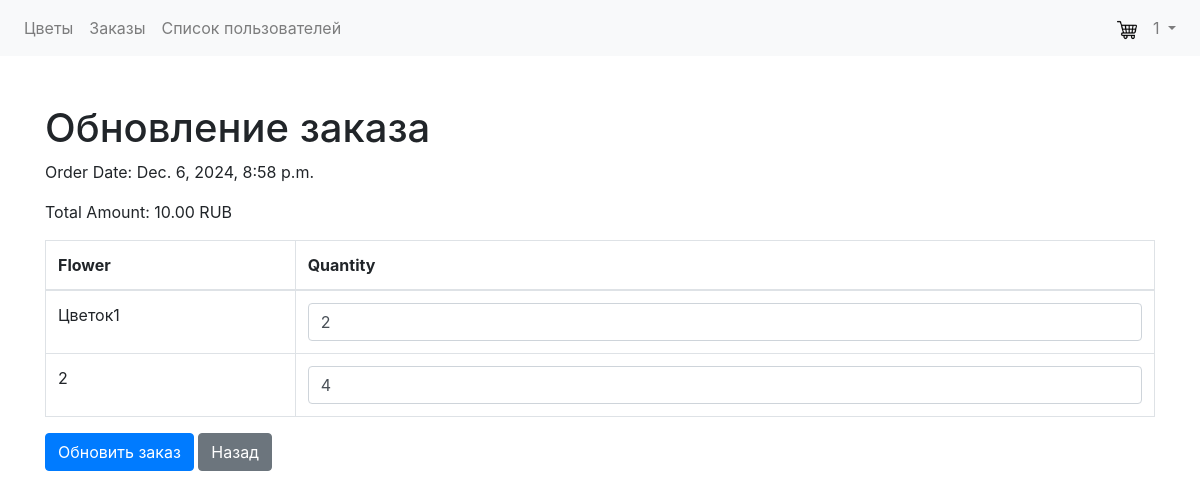
The app's page /orders/2/update/ (signed in) with its own data.
### account/models.py (models this page shows)
class User(AbstractUser):
    phone = models.CharField(max_length=20, blank=True, null=True)
    address = models.CharField(max_length=255, blank=True, null=True)
    additional_info = models.TextField(blank=True, null=True)
    balance = models.DecimalField(max_digits=10, decimal_places=2, default=0.00)
    groups = models.ManyToManyField(
        'auth.Group',
        related_name='custom_user_group',  # This is crucial!
        blank=True,
    )
    user_permissions = models.ManyToManyField(
        'auth.Permission',
        related_name='custom_user_permission',  # This is crucial!
        blank=True,
    )

### orders/models.py (models this page shows)
class Order(models.Model):
    user = models.ForeignKey('account.User', on_delete=models.CASCADE)
    order_date = models.DateTimeField(auto_now_add=True)
    total_amount = models.DecimalField(max_digits=10, decimal_places=2)

class OrderItem(models.Model):
    order = models.ForeignKey('orders.Order', on_delete=models.CASCADE)
    flower = models.ForeignKey('flowers.Flower', on_delete=models.CASCADE)
    quantity = models.IntegerField()

### flowers/models.py (models this page shows)
class Flower(models.Model):
    name = models.CharField(max_length=100)
    description = models.TextField()
    price = models.DecimalField(max_digits=6, decimal_places=2, blank=True, null=True)
    image = models.ImageField(upload_to='flowers/', blank=True, null=True)
    stock = models.DecimalField(max_digits=6, decimal_places=0, blank=True, null=True, default=0)# Requires Pillow library

### orders/views.py (the view, shortened to what this page needs)
# urls.py: path('<int:order_id>/update/', login_required(views.order_update), name='order_update'), #Update Order
@login_required
def order_update(request, order_id):
    try:
        order = get_object_or_404(Order, pk=order_id)
        order_items = get_order_items(request, order_id)
        return render(request, 'orders/order_update.html', {'order': order, 'order_items': order_items})
    except Order.DoesNotExist:
        messages.error(request, "Order not found.")
        return redirect('flowers:flower_list')
    except Exception as e:
        messages.error(request, f"An error occurred: {e}")
        return redirect('flowers:flower_list')

### orders/views.py (called while the page is built)
def get_order_items(request, order_id):
    try:
        order = get_object_or_404(Order, pk=order_id)
        if order.user.id != request.user.id and not(request.user.is_staff or request.user.is_superuser):  # Example: Assuming you have a request.user
            raise PermissionDenied("You do not have permission to view this order.")
        order_items = order.orderitem_set.all()
        return order_items
    except Order.DoesNotExist:
        return None # or raise an exception, depending on desired behavior
    except PermissionDenied as e:
        raise e #Re-raise the exception

### Templates/orders/order_update.html (shortened to what this page needs)
{% extends 'base.html' %}
{% block content %}
    <h1>Обновление заказа</h1>
    {% if order %}
        <form method="post" action="{% url 'orders:order_update' order.id %}">
            <div>
                <p>Order Date: {{ order.order_date }}</p>
                <p>Total Amount: {{ order.total_amount }} RUB</p>
                <table class="table table-bordered">
                    <thead>
                        <tr>
                            <th>Flower</th>
                            <th>Quantity</th>
                        </tr>
                    </thead>
                    <tbody>
                        {% for order_item in order_items.all %}
                            <tr>
                                <td>{{ order_item.flower.name }}</td>
                                <td>
                                    <input type="number" name="quantity_{{ order_item.id }}" class="form-control quantity-input" value="{{ order_item.quantity }}" min="0">
                                </td>
                            </tr>
                        {% endfor %}
                    </tbody>
                </table>
                <button type="submit" class="btn btn-primary">Обновить заказ</button>
                <button type="button" class="btn btn-secondary" onclick="history.back()">Назад</button>
            </div>
        </form>
    {% else %}
        <p>Order not found.</p>
    {% endif %}
{% endblock %}

### Templates/base.html (shortened to what this page needs)
<!DOCTYPE html>
<html lang="ru">
<head>
    {% load static %}
    <link rel="stylesheet" href="{% static 'css/style.css' %}">
    <link rel="stylesheet" href="https://stackpath.bootstrapcdn.com/bootstrap/4.5.2/css/bootstrap.min.css">
</head>
<body>
    <nav class="navbar navbar-expand-lg navbar-light bg-light">
            <div class="collapse navbar-collapse" id="navbarNav">
                <ul class="navbar-nav mr-auto">
                    <li class="nav-item">
                        <a class="nav-link" href="{% url 'flowers:flower-list' %}">Цветы</a>
                    </li>
                    {% if user.is_authenticated %}
                        <li class="nav-item">
                            <a class="nav-link" href="{% url 'orders:order_list' %}">Заказы</a>
                        </li>
                    {% endif %}
                    {% if user.is_superuser or user.is_staff %}
                        <li class="nav-item">
                            <a class="nav-link" href="{% url 'account:get_users' %}">Список пользователей</a>
                        </li>
                    {% endif %}
                </ul>
                <ul class="navbar-nav ">
                    {% if user.is_authenticated %}
                        <li class="nav-item">
                            <a class="nav-link" href="{% url 'orders:cart' %}">
                                <img src="{% static 'images/shopping-cart.png' %}" alt="Cart" width="20" height="20">
                            </a>
                        </li>
                    {% endif %}
                    <li class="nav-item dropdown">
                        <a class="nav-link dropdown-toggle" href="#" id="navbarDropdown" role="button" data-toggle="dropdown" aria-haspopup="true" aria-expanded="false">
                            {% if user.is_authenticated %}
                                {{ user.username }}
                            {% else %}
                                Вход
                            {% endif %}
                        </a>
                    </li>
                </ul>
            </div>
    </nav>
    <div class="container mt-5">
        {% block content %}
        {% endblock %}
    </div>
</body>
</html>

### records on screen
User: username "1"
Order: order_date "Dec. 6, 2024, 8:58 p.m.", total_amount "10.00"
OrderItem: flower.name "Цветок1", id "2"
OrderItem: flower.name "2", quantity "4"
